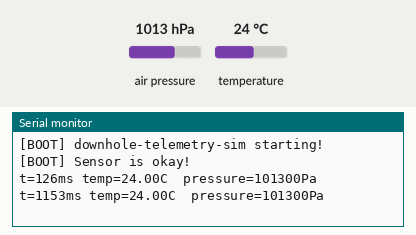
Recording of a program running on a simulated ESP32. Parts: the last lines printed to the serial monitor. Inputs (shaded band) come from the test bench; at power-on: air pressure 1013 hPa, temperature 24 °C.

Above: at 1.3 s.
1.4 s: air pressure set to 952 hPa
At 2.7 s:
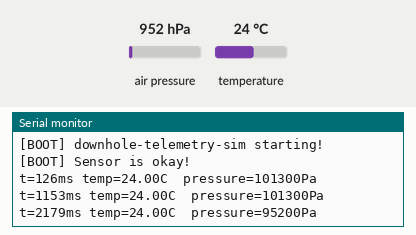
2.9 s: temperature set to 12 °C
At 3.8 s:
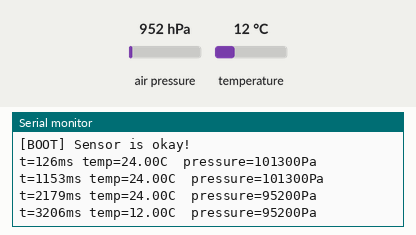
4.4 s: air pressure set to 975 hPa
At 6.1 s:
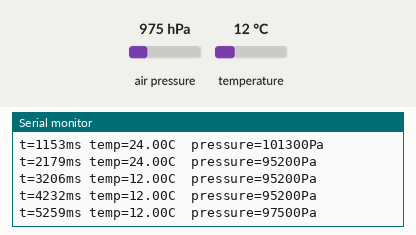
Timing chart, 0 to 7.6 s (numbered marks = the images above; inputs shaded):
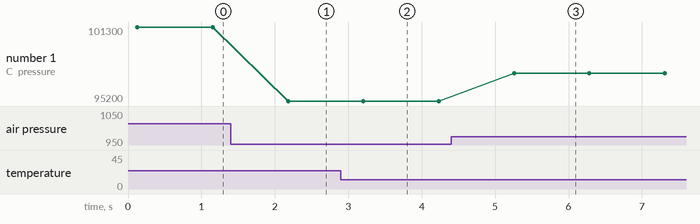

Measured:
- after the input at 1.4 s, the serial monitor: prints a new line after 0.78 s (image 1)
- after the input at 2.9 s, the serial monitor: prints a new line after 0.31 s (image 2)
- after the input at 4.4 s, the serial monitor: prints a new line after 0.86 s (image 3)
- plotted number 1: 101300 → 95200 after the input at 1.4 s, 95200 → 97500 after the input at 4.4 s

The program:

main.cpp
```cpp
#include <Wire.h>
#include <Adafruit_Sensor.h>
#include <Adafruit_BMP085_U.h>

// Centralization of pin numbers:
constexpr uint8_t  kVibrationAdcPin = 34;
constexpr uint8_t  kFaultButtonPin = 15;
constexpr uint32_t kFaultDebounceMs = 200;

volatile bool faultFlag = false;
volatile uint32_t lastFaultMillis = 0;

struct SensorReading {
	int32_t	temperatureCelsius;
	uint32_t pressurePascal;
	uint32_t timestampMilliseconds;
	uint32_t vibrationRaw;
};

class PressureSensor {
	public:
		bool begin() {
			if (!bmp_.begin()) {
				return false;
			}
			return true;
		}

		bool read(SensorReading& out) {
			sensors_event_t event;
			bmp_.getEvent(&event);

			if (!event.pressure) {
				return false;
			}

			out.temperatureCelsius = (int32_t)(readTemperatureCelsius() * 100.0f);
			out.pressurePascal = (uint32_t)(event.pressure * 100.0f);
			out.timestampMilliseconds = millis();
			return true;
		}

	private:
		Adafruit_BMP085_Unified bmp_{10085};

		float readTemperatureCelsius() {
			float temperatureCelsius = 0.0f;
			bmp_.getTemperature(&temperatureCelsius);
			return temperatureCelsius;
		}
};

// Initialize Pressure Sensor Object:
PressureSensor testSensor;

void setup() {
	Serial.begin(115200);
	delay(100);
	Serial.println("[BOOT] downhole-telemetry-sim starting!");

	if (!testSensor.begin()) {
		Serial.println("[FATAL] Sensor initialization failed!");
		while (true) {
			delay(1000);
		}
	}

	Serial.println("[BOOT] Sensor is okay!");
}

void loop() {
	SensorReading reading;
	if (testSensor.read(reading)) {
		Serial.print("t=");
		Serial.print(reading.timestampMilliseconds);
		Serial.print("ms temp=");
		Serial.print(reading.temperatureCelsius / 100.0f, 2);
		Serial.print("C	pressure=");
		Serial.print(reading.pressurePascal);
		Serial.println("Pa");
	} else {
		Serial.println("[WARNING] sensor read failed");
	}
	delay(1000);
}
```
